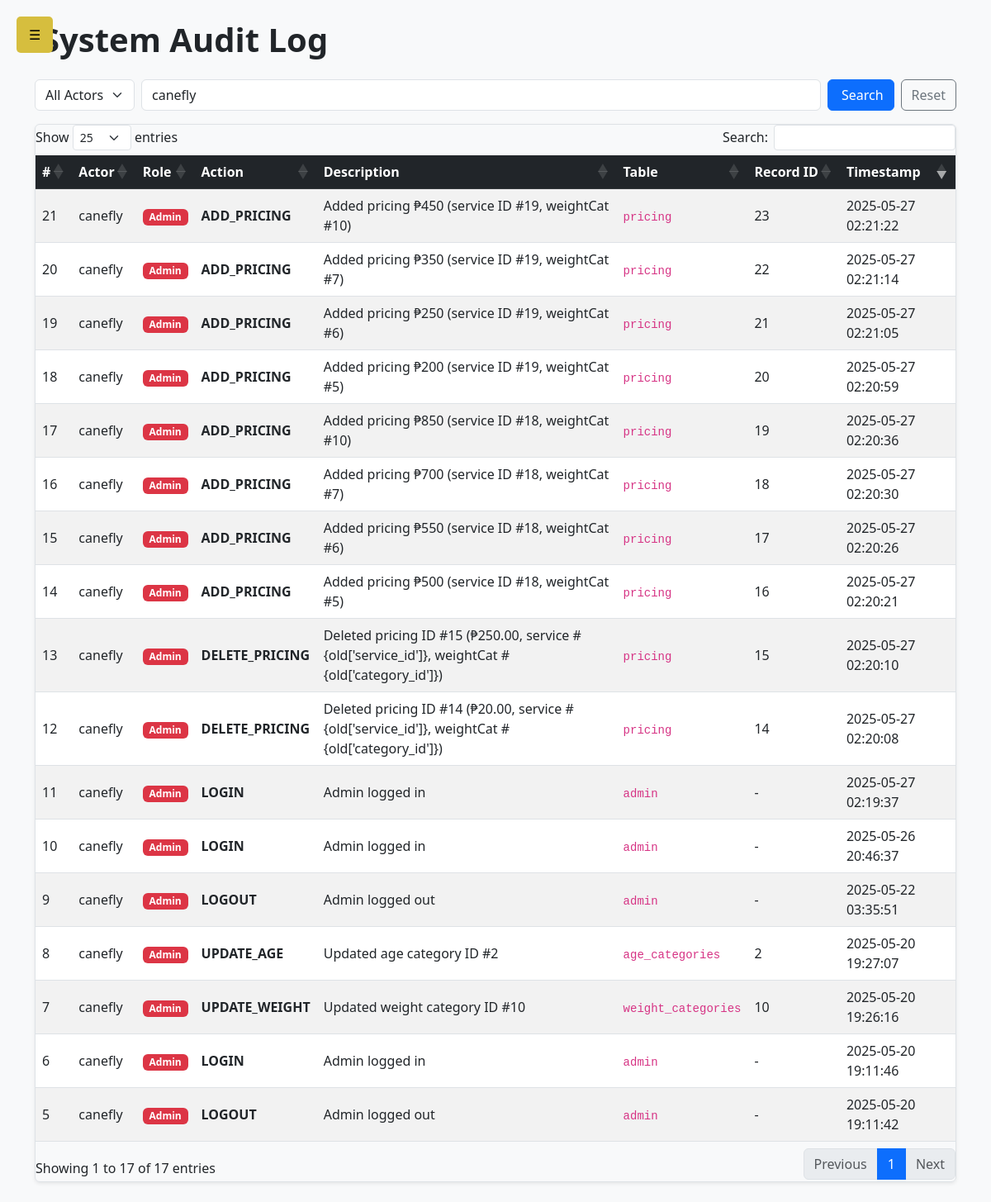
The page /admin/admin-audit-log.php?kw=canefly (signed in) on the database its author committed.
### tables this page shows
CREATE TABLE `audit_logs` (
  `id` int(11) NOT NULL,
  `user_id` int(11) NOT NULL,
  `action_type` varchar(50) NOT NULL,
  `action_description` text DEFAULT NULL,
  `table_affected` varchar(50) DEFAULT NULL,
  `record_id` int(11) DEFAULT NULL,
  `created_at` timestamp NOT NULL DEFAULT current_timestamp(),
  `role_type` enum('admin','user') NOT NULL DEFAULT 'user'
);

### admin/admin-audit-log.php (the view, shortened to what this page needs)
<?php
include_once 'admin-navigation.php';
include_once '../db.php';
$actor   = $_GET['actor']   ?? 'all';
$keyword = trim($_GET['kw'] ?? '');
$sql = "
  SELECT
    al.id,
    COALESCE(a.full_name, u.full_name, 'Unknown')            AS actor_name,
    CASE WHEN a.id IS NOT NULL THEN 'Admin' ELSE 'User' END  AS actor_type,
    al.action_type,
    al.action_description,
    al.table_affected,
    al.record_id,
    al.created_at
  FROM audit_logs al
  LEFT JOIN admin a ON a.id = al.user_id
  LEFT JOIN users u ON u.id = al.user_id
  WHERE 1
";
$types  = '';
$params = [];
if ($keyword !== '') {
    $sql   .= " AND (COALESCE(a.full_name,u.full_name) LIKE ?
                 OR al.action_type LIKE ?
                 OR al.table_affected LIKE ?) ";
    $types  .= 'sss';
    $kw = "%{$keyword}%";
    $params = array_merge($params, [$kw, $kw, $kw]);
}
$sql .= " ORDER BY al.created_at DESC";
$stmt = $conn->prepare($sql);
if ($types) { $stmt->bind_param($types, ...$params); }
$stmt->execute();
$logs = $stmt->get_result();
?>
<!DOCTYPE html>
<html lang="en">
<head>
  <link href="https://cdn.jsdelivr.net/npm/bootstrap@5.3.0/dist/css/bootstrap.min.css" rel="stylesheet">
  <link href="https://cdn.datatables.net/1.13.6/css/dataTables.bootstrap5.min.css" rel="stylesheet">
</head>
<body class="bg-light">
<div class="container py-4">
  <h1 class="mb-4 fw-bold"><i class="fa-solid fa-clipboard-list me-2"></i>System Audit Log</h1>
  <form class="row g-2 mb-3" method="GET">
      <div class="col-md-auto">
          <select name="actor" class="form-select">
              <option value="all"  <?= $actor==='all'   ? 'selected' : '' ?>>All Actors</option>
          </select>
      </div>
      <div class="col-md">
          <input type="text" name="kw" value="<?= htmlspecialchars($keyword) ?>"
                 class="form-control" placeholder="Search by name, action, table…">
      </div>
      <div class="col-md-auto d-grid">
          <button class="btn btn-primary"><i class="fa-solid fa-search me-1"></i>Search</button>
      </div>
      <div class="col-md-auto d-grid">
          <a href="admin-audit-log.php" class="btn btn-outline-secondary">Reset</a>
      </div>
  </form>
  <div class="table-responsive shadow-sm border rounded">
    <table id="auditTable" class="table table-striped table-hover align-middle mb-0">
        <thead class="table-dark">
            <tr>
                <th>#</th>
                <th>Actor</th>
                <th>Role</th>
                <th>Action</th>
                <th>Description</th>
                <th>Table</th>
                <th>Record&nbsp;ID</th>
                <th>Timestamp</th>
            </tr>
        </thead>
        <tbody>
        <?php while ($row = $logs->fetch_assoc()): ?>
            <tr>
                <td><?= $row['id'] ?></td>
                <td><?= htmlspecialchars($row['actor_name']) ?></td>
                <td>
                    <span class="badge <?= $row['actor_type']==='Admin'?'bg-danger':'bg-info' ?>">
                        <?= $row['actor_type'] ?>
                    </span>
                </td>
                <td class="text-uppercase fw-semibold"><?= $row['action_type'] ?></td>
                <td><?= htmlspecialchars($row['action_description'] ?? '-') ?></td>
                <td><code><?= $row['table_affected'] ?? '-' ?></code></td>
                <td><?= $row['record_id'] ?? '-' ?></td>
                <td><?= date('Y-m-d H:i:s', strtotime($row['created_at'])) ?></td>
            </tr>
        <?php endwhile; ?>
        </tbody>
    </table>
  </div>
</div>
</body>
</html>

### admin/admin-navigation.php (style rules this page uses)
:root { --primary: #6E3387; --alt: #8F54A0; --accent: #D6BE3E; --bg-light: #FFFFFF; --text-dark: #000000; }
body { margin: 0; padding: 0; font-family: 'Poppins', sans-serif; display: flex; }

### rows shown on the page
audit_logs: id "21", actor_name "canefly", actor_type "Admin", action_type "ADD_PRICING", action_description "Added pricing ₱450 (service ID #19, weightCat #10)", table_affected "pricing", record "23", created_at "2025-05-27 02:21:22"
audit_logs: id "20", actor_name "canefly", actor_type "Admin", action_type "ADD_PRICING", action_description "Added pricing ₱350 (service ID #19, weightCat #7)", table_affected "pricing", record "22", created_at "2025-05-27 02:21:14"
audit_logs: id "19", actor_name "canefly", actor_type "Admin", action_type "ADD_PRICING", action_description "Added pricing ₱250 (service ID #19, weightCat #6)", table_affected "pricing", record "21", created_at "2025-05-27 02:21:05"
audit_logs: id "18", actor_name "canefly", actor_type "Admin", action_type "ADD_PRICING", action_description "Added pricing ₱200 (service ID #19, weightCat #5)", table_affected "pricing", record "20", created_at "2025-05-27 02:20:59"
audit_logs: id "17", actor_name "canefly", actor_type "Admin", action_type "ADD_PRICING", action_description "Added pricing ₱850 (service ID #18, weightCat #10)", table_affected "pricing", record "19", created_at "2025-05-27 02:20:36"
audit_logs: id "16", actor_name "canefly", actor_type "Admin", action_type "ADD_PRICING", action_description "Added pricing ₱700 (service ID #18, weightCat #7)", table_affected "pricing", record "18", created_at "2025-05-27 02:20:30"
audit_logs: id "15", actor_name "canefly", actor_type "Admin", action_type "ADD_PRICING", action_description "Added pricing ₱550 (service ID #18, weightCat #6)", table_affected "pricing", record "17", created_at "2025-05-27 02:20:26"
audit_logs: id "14", actor_name "canefly", actor_type "Admin", action_type "ADD_PRICING", action_description "Added pricing ₱500 (service ID #18, weightCat #5)", table_affected "pricing", record "16", created_at "2025-05-27 02:20:21"
audit_logs: id "13", actor_name "canefly", actor_type "Admin", action_type "DELETE_PRICING", action_description "Deleted pricing ID #15 (₱250.00, service #{old['service_id']}, weightCat #{old['category_id']})", table_affected "pricing", record "15", created_at "2025-05-27 02:20:10"
audit_logs: id "12", actor_name "canefly", actor_type "Admin", action_type "DELETE_PRICING", action_description "Deleted pricing ID #14 (₱20.00, service #{old['service_id']}, weightCat #{old['category_id']})", table_affected "pricing", record "14", created_at "2025-05-27 02:20:08"
audit_logs: id "11", actor_name "canefly", actor_type "Admin", action_type "LOGIN", action_description "Admin logged in", table_affected "admin", record "-", created_at "2025-05-27 02:19:37"
audit_logs: id "10", actor_name "canefly", actor_type "Admin", action_type "LOGIN", action_description "Admin logged in", table_affected "admin", record "-", created_at "2025-05-26 20:46:37"
audit_logs: id "9", actor_name "canefly", actor_type "Admin", action_type "LOGOUT", action_description "Admin logged out", table_affected "admin", record "-", created_at "2025-05-22 03:35:51"
audit_logs: id "8", actor_name "canefly", actor_type "Admin", action_type "UPDATE_AGE", action_description "Updated age category ID #2", table_affected "age_categories", record "2", created_at "2025-05-20 19:27:07"
audit_logs: id "7", actor_name "canefly", actor_type "Admin", action_type "UPDATE_WEIGHT", action_description "Updated weight category ID #10", table_affected "weight_categories", record "10", created_at "2025-05-20 19:26:16"
audit_logs: id "6", actor_name "canefly", actor_type "Admin", action_type "LOGIN", action_description "Admin logged in", table_affected "admin", record "-", created_at "2025-05-20 19:11:46"
audit_logs: id "5", actor_name "canefly", actor_type "Admin", action_type "LOGOUT", action_description "Admin logged out", table_affected "admin", record "-", created_at "2025-05-20 19:11:42"
